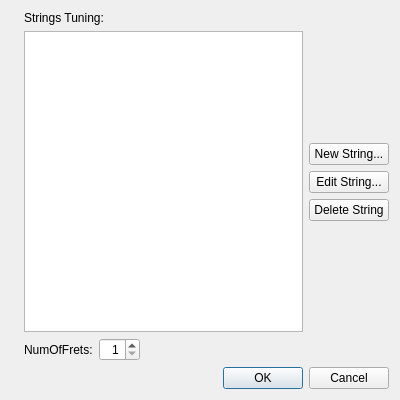
<?xml version="1.0" encoding="UTF-8"?>
<ui version="4.0">
 <class>EditStringDataBase</class>
 <widget class="QDialog" name="EditStringDataBase">
  <property name="geometry">
   <rect>
    <x>0</x>
    <y>0</y>
    <width>400</width>
    <height>400</height>
   </rect>
  </property>
  <property name="windowTitle">
   <string>String Data</string>
  </property>
  <layout class="QHBoxLayout" name="horizontalLayout">
   <item>
    <widget class="QLabel" name="label_5">
     <property name="sizePolicy">
      <sizepolicy hsizetype="Fixed" vsizetype="Ignored">
       <horstretch>0</horstretch>
       <verstretch>0</verstretch>
      </sizepolicy>
     </property>
     <property name="autoFillBackground">
      <bool>false</bool>
     </property>
     <property name="text">
      <string/>
     </property>
     <property name="pixmap">
      <pixmap resource="mscore.qrc">:/data/bg1.jpg</pixmap>
     </property>
     <property name="scaledContents">
      <bool>false</bool>
     </property>
    </widget>
   </item>
   <item>
    <layout class="QVBoxLayout" name="verticalLayout" stretch="0,0,0,0">
     <item>
      <widget class="QLabel" name="label">
       <property name="text">
        <string>Strings Tuning:</string>
       </property>
      </widget>
     </item>
     <item>
      <layout class="QHBoxLayout" name="horizontalLayout_2" stretch="0,0">
       <item>
        <widget class="QListWidget" name="stringList"/>
       </item>
       <item>
        <layout class="QVBoxLayout" name="verticalLayout_3">
         <item>
          <spacer name="verticalSpacer">
           <property name="orientation">
            <enum>Qt::Vertical</enum>
           </property>
           <property name="sizeHint" stdset="0">
            <size>
             <width>20</width>
             <height>40</height>
            </size>
           </property>
          </spacer>
         </item>
         <item>
          <widget class="QPushButton" name="newString">
           <property name="text">
            <string>New String...</string>
           </property>
          </widget>
         </item>
         <item>
          <widget class="QPushButton" name="editString">
           <property name="text">
            <string>Edit String...</string>
           </property>
          </widget>
         </item>
         <item>
          <widget class="QPushButton" name="deleteString">
           <property name="text">
            <string>Delete String</string>
           </property>
          </widget>
         </item>
         <item>
          <spacer name="verticalSpacer_2">
           <property name="orientation">
            <enum>Qt::Vertical</enum>
           </property>
           <property name="sizeHint" stdset="0">
            <size>
             <width>20</width>
             <height>40</height>
            </size>
           </property>
          </spacer>
         </item>
        </layout>
       </item>
      </layout>
     </item>
     <item>
      <layout class="QHBoxLayout" name="horizontalLayout_3">
       <item>
        <widget class="QLabel" name="label_2">
         <property name="text">
          <string>NumOfFrets:</string>
         </property>
        </widget>
       </item>
       <item>
        <widget class="QSpinBox" name="numOfFrets">
         <property name="alignment">
          <set>Qt::AlignRight|Qt::AlignTrailing|Qt::AlignVCenter</set>
         </property>
         <property name="minimum">
          <number>1</number>
         </property>
        </widget>
       </item>
       <item>
        <spacer name="horizontalSpacer">
         <property name="orientation">
          <enum>Qt::Horizontal</enum>
         </property>
         <property name="sizeHint" stdset="0">
          <size>
           <width>40</width>
           <height>20</height>
          </size>
         </property>
        </spacer>
       </item>
      </layout>
     </item>
     <item>
      <widget class="QDialogButtonBox" name="buttonBox">
       <property name="orientation">
        <enum>Qt::Horizontal</enum>
       </property>
       <property name="standardButtons">
        <set>QDialogButtonBox::Cancel|QDialogButtonBox::Ok</set>
       </property>
      </widget>
     </item>
    </layout>
   </item>
  </layout>
 </widget>
 <resources>
  <include location="mscore.qrc"/>
 </resources>
 <connections>
  <connection>
   <sender>buttonBox</sender>
   <signal>accepted()</signal>
   <receiver>EditStringDataBase</receiver>
   <slot>accept()</slot>
   <hints>
    <hint type="sourcelabel">
     <x>248</x>
     <y>254</y>
    </hint>
    <hint type="destinationlabel">
     <x>157</x>
     <y>274</y>
    </hint>
   </hints>
  </connection>
  <connection>
   <sender>buttonBox</sender>
   <signal>rejected()</signal>
   <receiver>EditStringDataBase</receiver>
   <slot>reject()</slot>
   <hints>
    <hint type="sourcelabel">
     <x>316</x>
     <y>260</y>
    </hint>
    <hint type="destinationlabel">
     <x>286</x>
     <y>274</y>
    </hint>
   </hints>
  </connection>
 </connections>
</ui>
